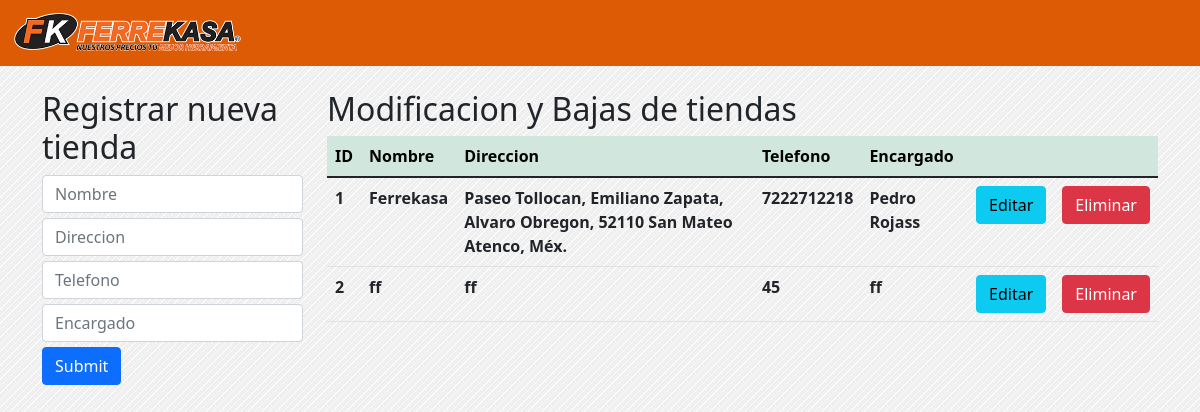
Page /tienda.php on the committed database.
### tables this page shows
CREATE TABLE `tienda` (
  `id_tienda` int(11) NOT NULL,
  `nombre_tienda` varchar(30) DEFAULT NULL,
  `direccion` varchar(100) DEFAULT NULL,
  `telefono` varchar(11) DEFAULT NULL,
  `encargado` varchar(30) DEFAULT NULL
);

### tienda.php (the view, shortened to what this page needs)
<?php
include("conexion.php");
$sql = "SELECT *  FROM tienda";
$query = mysqli_query($conn, $sql);
?>
<!DOCTYPE html>
<html lang="es">
<head>
    <link href="https://cdn.jsdelivr.net/npm/bootstrap@5.1.3/dist/css/bootstrap.min.css" rel="stylesheet">
    <link rel="stylesheet" href="personal.css">
</head>
<body>
    <nav class="navbar navbar-expand-lg fixed-top navbar-light barra">
        <div class="container-fluid">
            <a class="navbar-brand" href="adminpage.php">
                <img src="ferrakasa.webp" alt="" height="40">
            </a>
        </div>
    </nav>
    <div class="container crud">
        <div class="row">
            <div class="col-3">
                <h2>Registrar nueva tienda</h2>
                <form action="tienda_a.php" method="POST">
                    <input type="text" class="form-control " name="nombre_tienda" placeholder="Nombre">
                    <input type="text" class="form-control " name="direccion" placeholder="Direccion">
                    <input type="number" class="form-control " name="telefono" placeholder="Telefono">
                    <input type="text" class="form-control " name="encargado" placeholder="Encargado">
                    <input type="submit" class="btn btn-primary">
                </form>
            </div>
            <div class="col-9">
                <h2>Modificacion y Bajas de tiendas</h2>
                <table class="table">
                    <thead class="table-success table-striped">
                        <tr>
                            <th>ID</th>
                            <th>Nombre</th>
                            <th>Direccion</th>
                            <th>Telefono</th>
                            <th>Encargado</th>
                            <th></th>
                            <th></th>
                        </tr>
                    </thead>
                    <tbody>
                        <?php
                        while ($row = mysqli_fetch_array($query)) {
                        ?>
                            <tr>
                                <th><?php echo $row['id_tienda'] ?></th>
                                <th><?php echo $row['nombre_tienda'] ?></th>
                                <th><?php echo $row['direccion'] ?></th>
                                <th><?php echo $row['telefono'] ?></th>
                                <th><?php echo $row['encargado'] ?></th>
                                <th><a href="tienda_mod.php?id_tienda=<?php echo $row['id_tienda'] ?>" class="btn btn-info">Editar</a></th>
                                <th><a href="tienda_b.php?id_tienda=<?php echo $row['id_tienda'] ?>" class="btn btn-danger">Eliminar</a></th>
                            </tr>
                        <?php
                        }
                        ?>
                    </tbody>
                </table>
            </div>
        </div>
    </div>
</body>
</html>

### personal.css (style rules this page uses)
body { z-index: 2; background-image: url(fondo.jpg); background-attachment: fixed; }
html { scroll-behavior: smooth; }
.barra { background: rgb(221, 91, 4); }
.crud { margin-top: 90px; scroll-margin-top: 70px; }
input,textarea { margin-bottom: 5px; }

### rows in the picture
tienda: id_tienda "1", nombre_tienda "Ferrekasa", direccion "Paseo Tollocan, Emiliano Zapata, Alvaro Obregon, 52110 San Mateo Atenco, Méx.", telefono "7222712218", encargado "Pedro Rojass"
tienda: id_tienda "2", nombre_tienda "ff", direccion "ff", telefono "45", encargado "ff"
